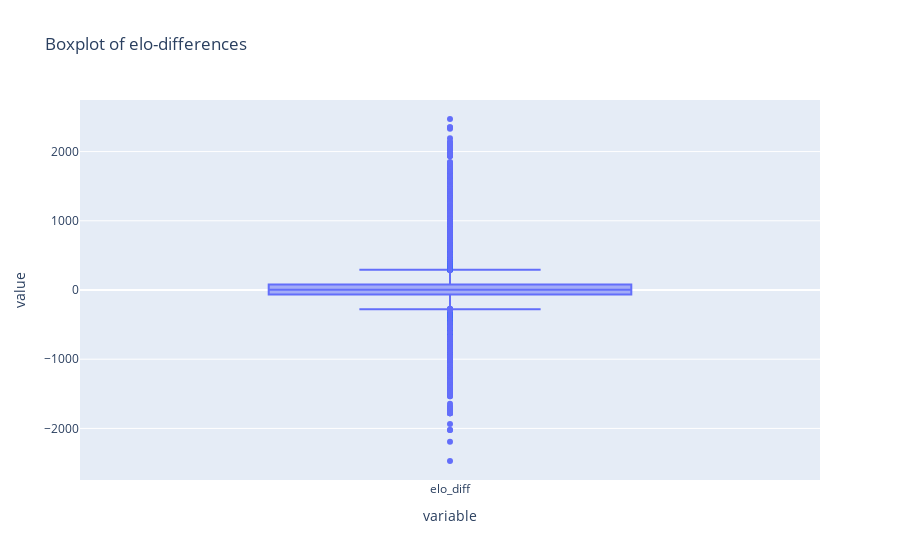

Notebook code cell kept with this figure:
### Code cell
px.box(training_data["elo_diff"], title="Boxplot of elo-differences")

### Figure 1 — Plotly figure (JSON) as saved in the notebook; plotly's stock layout.template omitted (floating-point values rounded to 4 significant figures; data arrays with more than 128 entries replaced by an {"elided": "..."} marker saying what was removed)
{"data": [{"alignmentgroup": "True", "hovertemplate": "variable=%{x}<br>value=%{y}<extra></extra>", "legendgroup": "", "marker": {"color": "#636efa"}, "name": "", "notched": false, "offsetgroup": "", "orientation": "v", "showlegend": false, "type": "box", "x": {"elided": "78962 str values"}, "x0": " ", "xaxis": "x", "y": {"elided": "78962 int values"}, "y0": " ", "yaxis": "y"}], "layout": {"boxmode": "group", "legend": {"tracegroupgap": 0}, "title": {"text": "Boxplot of elo-differences"}, "xaxis": {"anchor": "y", "domain": [0, 1], "title": {"text": "variable"}}, "yaxis": {"anchor": "x", "domain": [0, 1], "title": {"text": "value"}}}}
